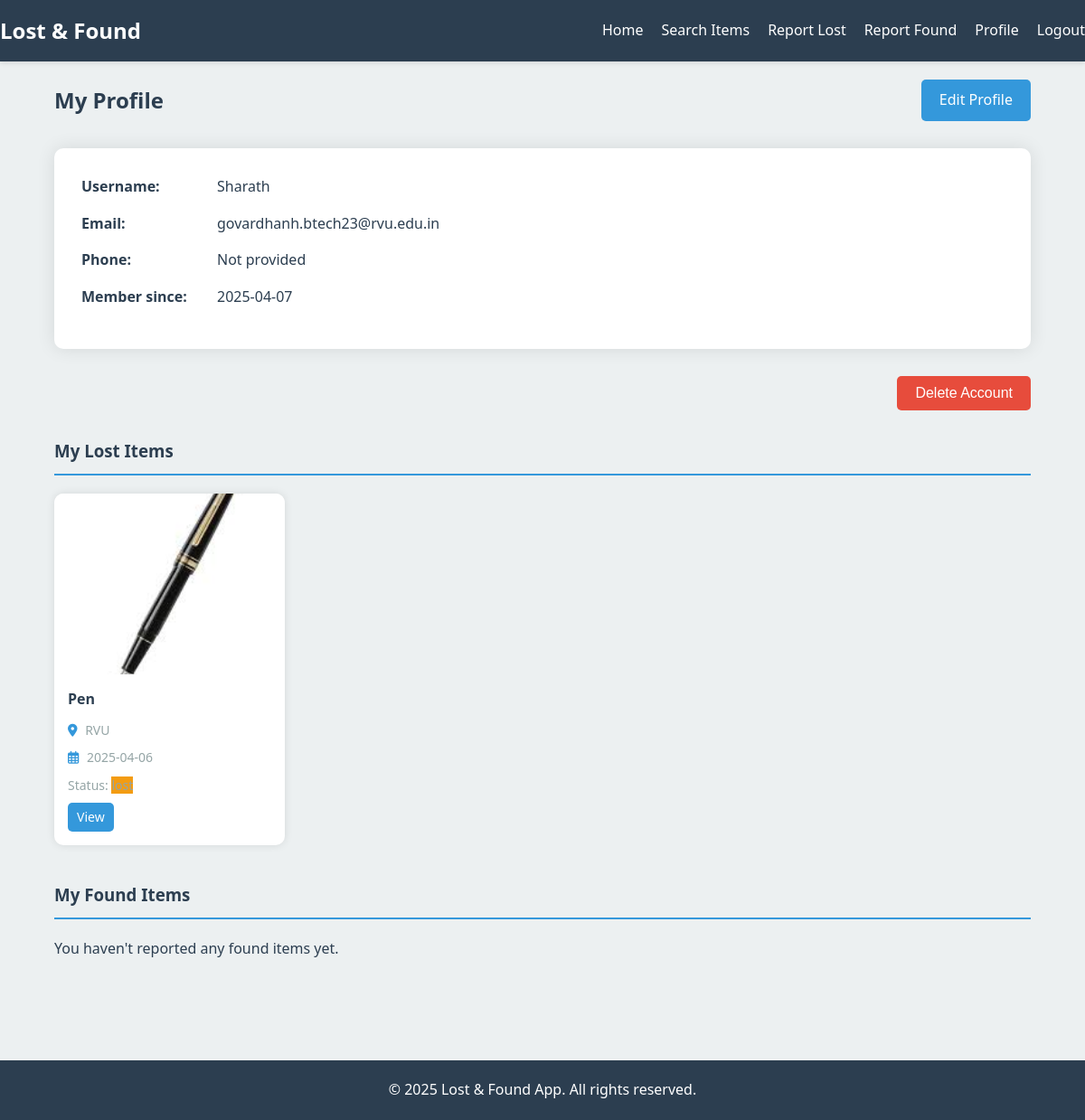
The page /profile (signed in) on the database its author committed.
### app.py (models this page shows)
class User(db.Model, UserMixin):
    id = db.Column(db.Integer, primary_key=True)
    username = db.Column(db.String(50), unique=True, nullable=False)
    email = db.Column(db.String(100), unique=True, nullable=False)
    password = db.Column(db.String(200), nullable=False)
    phone = db.Column(db.String(20))
    created_at = db.Column(db.DateTime, default=datetime.utcnow)
    lost_items = db.relationship('LostItem', backref='owner', lazy=True)
    found_items = db.relationship('FoundItem', backref='finder', lazy=True)

class LostItem(db.Model):
    id = db.Column(db.Integer, primary_key=True)
    name = db.Column(db.String(100), nullable=False)
    description = db.Column(db.Text, nullable=False)
    location = db.Column(db.String(100), nullable=False)
    date_lost = db.Column(db.Date, nullable=False)
    image = db.Column(db.String(100))
    status = db.Column(db.String(20), default='lost')
    created_at = db.Column(db.DateTime, default=datetime.utcnow)
    user_id = db.Column(db.Integer, db.ForeignKey('user.id'), nullable=False)

### app.py (the view)
    @app.route('/profile')
    @login_required
    def profile():
        return render_template('profile/view.html', user=current_user)

### templates/profile/view.html (shortened to what this page needs)
{% extends "base.html" %}
{% block content %}
<section class="profile">
    <div class="container">
        <div class="profile-header">
            <h2>My Profile</h2>
            <a href="{{ url_for('edit_profile') }}" class="btn">Edit Profile</a>
        </div>
        <div class="profile-details">
            <div class="detail">
                <span class="label">Username:</span>
                <span class="value">{{ user.username }}</span>
            </div>
            <div class="detail">
                <span class="label">Email:</span>
                <span class="value">{{ user.email }}</span>
            </div>
            <div class="detail">
                <span class="label">Phone:</span>
                <span class="value">{{ user.phone if user.phone else 'Not provided' }}</span>
            </div>
            <div class="detail">
                <span class="label">Member since:</span>
                <span class="value">{{ user.created_at.strftime('%Y-%m-%d') }}</span>
            </div>
        </div>
        <div class="profile-actions">
            <form method="POST" action="{{ url_for('delete_profile') }}" onsubmit="return confirm('Are you sure you want to delete your account? This cannot be undone.');">
                <button type="submit" class="btn btn-danger">Delete Account</button>
            </form>
        </div>
        <div class="profile-items">
            <h3>My Lost Items</h3>
            {% if user.lost_items %}
                <div class="items-grid">
                    {% for item in user.lost_items %}
                        <div class="item-card">
                            <div class="item-image">
                                {% if item.image %}
                                    <img src="{{ url_for('static', filename='uploads/' + item.image) }}" alt="{{ item.name }}">
                                {% else %}
                                    <div class="no-image">No Image</div>
                                {% endif %}
                            </div>
                            <div class="item-details">
                                <h4>{{ item.name }}</h4>
                                <p><i class="fas fa-map-marker-alt"></i> {{ item.location }}</p>
                                <p><i class="far fa-calendar-alt"></i> {{ item.date_lost.strftime('%Y-%m-%d') }}</p>
                                <p>Status: <span class="status-{{ item.status }}">{{ item.status }}</span></p>
                                <a href="{{ url_for('lost_item_details', id=item.id) }}" class="btn btn-small">View</a>
                            </div>
                        </div>
                    {% endfor %}
                </div>
            {% else %}
                <p>You haven't reported any lost items yet.</p>
            {% endif %}
        </div>
        <div class="profile-items">
            <h3>My Found Items</h3>
            {% if user.found_items %}
                <div class="items-grid">
                    {% for item in user.found_items %}
                        <div class="item-card">
                            <div class="item-image">
                                {% if item.image %}
                                    <img src="{{ url_for('static', filename='uploads/' + item.image) }}" alt="{{ item.name }}">
                                {% else %}
                                    <div class="no-image">No Image</div>
                                {% endif %}
                            </div>
                            <div class="item-details">
                                <h4>{{ item.name }}</h4>
                                <p><i class="fas fa-map-marker-alt"></i> {{ item.location }}</p>
                                <p><i class="far fa-calendar-alt"></i> {{ item.date_found.strftime('%Y-%m-%d') }}</p>
                                <p>Status: <span class="status-{{ item.status }}">{{ item.status }}</span></p>
                                <a href="{{ url_for('found_item_details', id=item.id) }}" class="btn btn-small">View</a>
                            </div>
                        </div>
                    {% endfor %}
                </div>
            {% else %}
                <p>You haven't reported any found items yet.</p>
            {% endif %}
        </div>
    </div>
</section>
{% endblock %}

### static/css/style.css (style rules this page uses)
:root { --primary-color: #3498db; --secondary-color: #2980b9; --accent-color: #e74c3c; --light-color: #ecf0f1; --dark-color: #2c3e50; --success-color: #2ecc71; --warning-color: #f39c12; --danger-color: #e74c3c; --gray-color: #95a5a6; --white-color: #ffffff; --black-color: #000000; }
* { margin: 0; padding: 0; box-sizing: border-box; }
body { font-family: 'Segoe UI', Tahoma, Geneva, Verdana, sans-serif; line-height: 1.6; color: var(--dark-color); background-color: var(--light-color); }
a { text-decoration: none; color: var(--primary-color); }
.container { width: 90%; max-width: 1200px; margin: 0 auto; padding: 20px 0; }
.btn { display: inline-block; background: var(--primary-color); color: var(--white-color); padding: 10px 20px; border: none; border-radius: 5px; cursor: pointer; font-size: 16px; transition: background 0.3s ease; }
.btn-small { padding: 5px 10px; font-size: 14px; }
.btn-danger { background: var(--danger-color); }
.profile-header { display: flex; justify-content: space-between; align-items: center; margin-bottom: 30px; }
.profile-details { background: var(--white-color); padding: 30px; border-radius: 10px; box-shadow: 0 0 20px rgba(0, 0, 0, 0.1); margin-bottom: 30px; }
.detail { display: flex; margin-bottom: 15px; }
.detail .label { font-weight: 600; width: 150px; }
.profile-actions { margin: 30px 0; text-align: right; }
.profile-items { margin-bottom: 40px; }
.profile-items h3 { margin-bottom: 20px; padding-bottom: 10px; border-bottom: 2px solid var(--primary-color); }
.items-grid { display: grid; grid-template-columns: repeat(auto-fill, minmax(250px, 1fr)); gap: 20px; margin-top: 20px; }
.item-card { background: var(--white-color); border-radius: 10px; overflow: hidden; box-shadow: 0 0 10px rgba(0, 0, 0, 0.1); transition: transform 0.3s ease; }
.item-image { height: 200px; overflow: hidden; }
.item-image img { width: 100%; height: 100%; object-fit: cover; }
.item-details { padding: 15px; }
.item-details h3, .item-details h4 { margin-bottom: 10px; color: var(--dark-color); }
.item-details p { margin-bottom: 8px; color: var(--gray-color); font-size: 14px; }
.item-details .fas, .item-details .far { margin-right: 5px; color: var(--primary-color); }
.status-lost { background: var(--warning-color); }

### rows shown on the page
User: username "Sharath", email "govardhanh.btech23@rvu.edu.in", phone "Not provided", created_at "2025-04-07"
LostItem: image (picture), name "Pen", location "RVU", date_lost "2025-04-06", status "lost"
